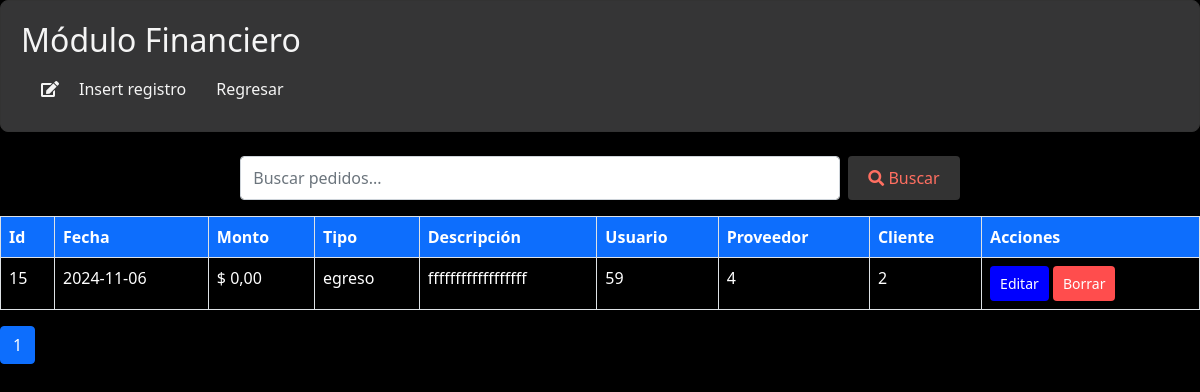
Page /Views/Financials/create.php (signed in) on the committed database.
### tables this page shows
CREATE TABLE `financieras` (
  `id_transaccion` int(11) NOT NULL,
  `fecha_transaccion` date NOT NULL,
  `monto` decimal(10,2) NOT NULL,
  `tipo_transaccion` enum('ingreso','egreso') NOT NULL,
  `descripcion` varchar(255) DEFAULT NULL,
  `id_usuario` int(11) DEFAULT NULL,
  `id_proveedor` int(11) DEFAULT NULL,
  `id_cliente` int(11) DEFAULT NULL,
  `id_pedido` int(11) DEFAULT NULL,
  `codigo_inventario` int(11) DEFAULT NULL,
  `id_producto` int(11) DEFAULT NULL,
  `id_compra` int(11) DEFAULT NULL,
  `id_proyecto` int(11) DEFAULT NULL
);

### Views/Financials/create.php (the view, shortened to what this page needs)
<?php
$mysqli = new mysqli(DB_HOST, DB_USERNAME, DB_PASSWORD, DB_DBNAME);
$mysqli->set_charset('utf8');
$registros_por_pagina = 10;
$página_actual = isset($_GET['page']) ? (int)$_GET['page'] : 1;
$total_registros_query = "SELECT COUNT(*) AS total FROM  financieras";
$total_resultados = $mysqli->query($total_registros_query);
$total_registros = $total_resultados->fetch_assoc()['total'];
$total_paginas = ceil($total_registros / $registros_por_pagina);
$searchQuery = isset($_GET['search-query']) ? $_GET['search-query'] : '';
$consulta = "SELECT * FROM financieras ";
$consulta .= " ORDER BY id_transaccion";
$resultados = $mysqli->query($consulta);
?>
<!DOCTYPE html>
<html lang="es">
<head>
    <link href="https://cdn.jsdelivr.net/npm/bootstrap@5.0.2/dist/css/bootstrap.min.css" rel="stylesheet">
    <link href="https://cdnjs.cloudflare.com/ajax/libs/font-awesome/5.15.3/css/all.min.css" rel="stylesheet">
</head>
<body>
    <div class="panel">
        <div class="column">
            <h2>Módulo  Financiero</h2>
            <ul class="nav">
                <li><i class="fas fa-edit icon"></i><a href='insert.php?da=Financials-2'>Insert registro</a></li>
                <li class="nav-item">
                <a class="nav-link" href="/OptimizationPRO/app/main.php">
                                 Regresar
                            </a>
                        </li>
            </ul>
        </div>
    </div>
    <form method="GET" class="d-flex justify-content-center mt-4 mb-3">
        <input type="text" name="search-query" class="form-control w-50 me-2"
               placeholder="Buscar pedidos..." value="<?= htmlspecialchars($searchQuery) ?>">
        <button type="submit" class="btn btn-primary">
            <i class="fas fa-search"></i> Buscar
        </button>
    </form>
    <table class="table table-bordered table-hover">
    <thead class="bg-primary text-white">
                <tr>
                    <th>Id</th>
                    <th>Fecha</th>
                    <th>Monto</th>
                    <th>Tipo</th>
                    <th>Descripción</th>
                    <th>Usuario</th>
                    <th>Proveedor</th>
                    <th>Cliente</th>
                    <th>Acciones</th>
                </tr>
            </thead>
            <tbody>
                <?php $resultados->data_seek(0);  ?>
                <?php while ($financiera = $resultados->fetch_assoc()): ?>
                    <tr>
                        <td><?= htmlspecialchars($financiera['id_transaccion']) ?></td>
                        <td><?= htmlspecialchars($financiera['fecha_transaccion']) ?></td>
                        <td>$ <?= number_format($financiera['monto'], 2, ',', '.') ?></td>
                        <td><?= htmlspecialchars($financiera['tipo_transaccion']) ?></td>
                        <td><?= htmlspecialchars($financiera['descripcion']) ?></td>
                        <td><?= htmlspecialchars($financiera['id_usuario']) ?></td>
                        <td><?= htmlspecialchars($financiera['id_proveedor']) ?></td>
                        <td><?= htmlspecialchars($financiera['id_cliente']) ?></td>
                        <td>
                            <a href="edit.php?lla=<?= $financiera['id_transaccion'] ?>" class="btn btn-primary btn-editar">Editar</a>
                            <button class="btn btn-danger btn-borrar" onclick="borrarFinanciera(<?= $financiera['id_transaccion'] ?>)">Borrar</button>
                        </td>
                    </tr>
                <?php endwhile; ?>
            </tbody>
        </table>
 <nav>
        <ul class="pagination">
            <?php for ($i = 1; $i <= $total_paginas; $i++): ?>
                <li class="page-item <?= ($i == $página_actual) ? 'active' : '' ?>">
                    <a class="page-link" href="?page=<?= $i ?>"><?= $i ?></a>
                </li>
            <?php endfor; ?>
        </ul>
    </nav>
</body>
</html>

### Views/Financials/create.php (style rules this page uses)
body { background-color: #000; color: #f5f5f5; }
.table th, .table td { color: #fff; }
.panel { display: flex; justify-content: space-between; border: 1px solid #333; padding: 20px; border-radius: 8px; background-color:hsl(240, 0.90%, 21.00%); }
.column { width: 48%; }
h2 { color: whitesmoke; }
.nav { display: flex; align-items: center; float: left; margin-left: 20px; }
.nav a { color: whitesmoke; text-decoration: none; padding: 10px; font-size: 16px; margin-left: 10px; }
.btn { display: inline-block; padding: 10px 20px; font-size: 16px; border: none; border-radius: 4px; cursor: pointer; background-color: #333; color: #ff6f61; }
.btn-borrar { display: inline-block; padding: 7px 10px; font-size: 14px; border: none; border-radius: 4px; cursor: pointer; background-color: #ff4d4d; color: #fff; }
.btn-editar { display: inline-block; padding: 7px 10px; font-size: 14px; border: none; border-radius: 4px; cursor: pointer; background-color: blue; color: #fff; }

### rows in the picture
financieras: id_transaccion "15", fecha_transaccion "2024-11-06", monto "0,00", tipo_transaccion "egreso", descripcion "ffffffffffffffffff", id_usuario "59", id_proveedor "4", id_cliente "2"
